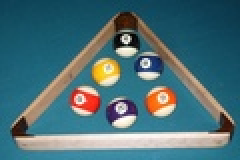
#> input picture pool_balls.jpeg, 120 x 80 px, shrunk from 300 x 200 before the run (shown 2 times larger)
$ python ex2_main.py   (older library calls are emulated)
#> lines starting #> are read from the running program, lines starting #| are printed output that depends on the picture; after the words box and inside, x2 and y2 are one past the last pixel; in counts of white or black regions, pixels touching at a corner belong together
### ex2_utils.py
import matplotlib.pyplot as plt
import numpy as np
import cv2


# [232 lines left out: functions conv1D, conv2D, convDerivative, getGaussianKernel, blurImage1, blurImage2 and 5 more, not called in this run]


def houghCircles(img: np.ndarray, min_radius: int, max_radius: int) -> list:
    """
    Find Circles in an image using a Hough Transform algorithm extension
    :param img: Input image
    :param min_radius: Minimum circle radius
    :param max_radius: Maximum circle radius
    :return: A list containing the detected circles,
    [(x,y,radius),(x,y,radius),...]
    """
    edges = cv2.Canny(img, 50, 100)


    h, w = img.shape
    edge_mask = edges > 0
    y_indices, x_indices = np.indices((h, w))
    y_indices, x_indices = y_indices[edge_mask], x_indices[edge_mask]
    votes = np.zeros(shape=(h, w, max_radius - min_radius + 1), dtype=int)

    for radius in range(min_radius, max_radius + 1):
        for theta in range(360):
            x_circle = x_indices + radius * np.cos(theta)
            y_circle = y_indices - radius * np.sin(theta)
            x_circle = np.round(x_circle).astype(int)
            y_circle = np.round(y_circle).astype(int)
            mask_y, mask_x = np.logical_and(y_circle >= 0, y_circle < h), np.logical_and(x_circle >= 0, x_circle < w)
            mask_common = np.logical_and(mask_y, mask_x)
            votes[y_circle[mask_common], x_circle[mask_common], radius - min_radius] += 1


    ans = []
    for i in range(max_radius-min_radius+1):
        ans.append(votes[:,:,i].copy().astype(np.uint8))
    return ans

### ex2_main.py
from ex2_utils import *
import matplotlib.pyplot as plt
import time


# [50 lines left out: functions conv1Demo, conv2Demo, derivDemo, blurDemo, edgeDemo, not called in this run]


def houghDemo():
    img = cv2.imread('pool_balls.jpeg', cv2.IMREAD_GRAYSCALE)
    min_radius, max_radius = 15, 25
    circles = houghCircles(img, min_radius, max_radius)
    for circle in circles:
        plt.imshow(circle.astype(np.uint8), cmap='gray')
        plt.show()


def main():
    # [5 lines of commented-out code are left out]
    houghDemo()
#> in houghDemo, `img = cv2.imread('pool_balls.jpeg', cv2.IMREAD_GRAYSCALE)`:
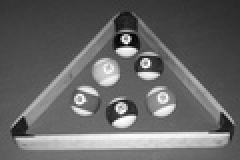
#> img: shape (80, 120) (shown 2 times larger); min 0, max 255, mean 102.7
#> in houghCircles, `edges = cv2.Canny(img, 50, 100)`:
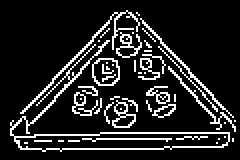
#> edges: shape (80, 120) (shown 2 times larger); 13.5% white in thin lines or dots, all inside (x1, y1, x2, y2) = (5, 5, 118, 76)
#> in houghCircles, `y_indices, x_indices = y_indices[edge_mask], x_indices[edge_mask]`: y_indices = 1296 values from 5 to 75; x_indices = 1296 values, max 117 at index 923, min 5 at index 924, mean 61.59
#> after the loop in houghCircles, `for i in range(max_radius-min_radius+1):`: ans = 11 items
#> the loop in houghDemo, `for circle in circles:` made 11 passes
#> pass 1, in houghDemo, `plt.show()`:
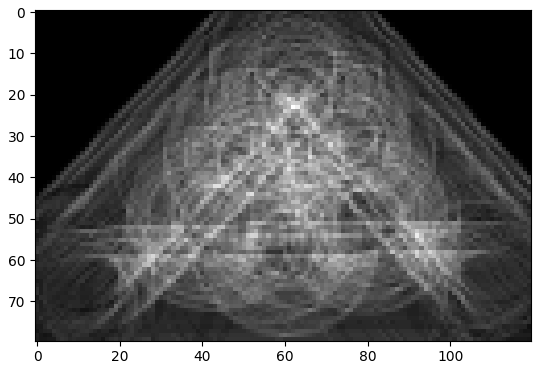
#> figure drawn by matplotlib, 1 panel
#> pass 2, in houghDemo, `plt.show()`:
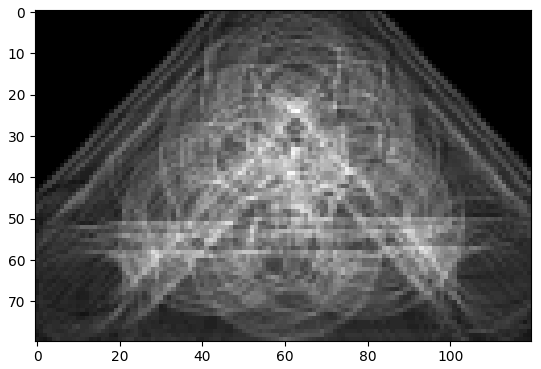
#> figure drawn by matplotlib, 1 panel


if __name__ == '__main__':
    main()
